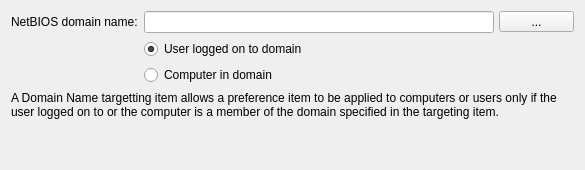
<?xml version="1.0" encoding="UTF-8"?>
<ui version="4.0">
 <class>DomainWidget</class>
 <widget class="QWidget" name="DomainWidget">
  <property name="geometry">
   <rect>
    <x>0</x>
    <y>0</y>
    <width>585</width>
    <height>170</height>
   </rect>
  </property>
  <property name="sizePolicy">
   <sizepolicy hsizetype="Preferred" vsizetype="Preferred">
    <horstretch>0</horstretch>
    <verstretch>0</verstretch>
   </sizepolicy>
  </property>
  <property name="minimumSize">
   <size>
    <width>585</width>
    <height>170</height>
   </size>
  </property>
  <property name="windowTitle">
   <string>Form</string>
  </property>
  <layout class="QGridLayout" name="gridLayout">
   <item row="0" column="0">
    <widget class="QLabel" name="domainLabel">
     <property name="sizePolicy">
      <sizepolicy hsizetype="Fixed" vsizetype="Preferred">
       <horstretch>0</horstretch>
       <verstretch>0</verstretch>
      </sizepolicy>
     </property>
     <property name="text">
      <string>NetBIOS domain name:</string>
     </property>
    </widget>
   </item>
   <item row="0" column="1">
    <widget class="QLineEdit" name="domainLineEdit">
     <property name="sizePolicy">
      <sizepolicy hsizetype="Fixed" vsizetype="Fixed">
       <horstretch>0</horstretch>
       <verstretch>0</verstretch>
      </sizepolicy>
     </property>
     <property name="minimumSize">
      <size>
       <width>350</width>
       <height>0</height>
      </size>
     </property>
    </widget>
   </item>
   <item row="0" column="2">
    <widget class="QToolButton" name="toolButton">
     <property name="minimumSize">
      <size>
       <width>75</width>
       <height>0</height>
      </size>
     </property>
     <property name="text">
      <string>...</string>
     </property>
    </widget>
   </item>
   <item row="1" column="1">
    <widget class="QRadioButton" name="userRadioButton">
     <property name="text">
      <string>User logged on to domain</string>
     </property>
     <property name="checked">
      <bool>true</bool>
     </property>
    </widget>
   </item>
   <item row="2" column="1">
    <widget class="QRadioButton" name="computerRadioButton">
     <property name="text">
      <string>Computer in domain</string>
     </property>
    </widget>
   </item>
   <item row="3" column="0" colspan="3">
    <widget class="QLabel" name="label">
     <property name="text">
      <string>A Domain Name targetting item allows a preference item to be applied to computers or users only if the user logged on to or the computer is a member of the domain specified in the targeting item.</string>
     </property>
     <property name="wordWrap">
      <bool>true</bool>
     </property>
    </widget>
   </item>
   <item row="4" column="0" colspan="3">
    <spacer name="verticalSpacer">
     <property name="orientation">
      <enum>Qt::Vertical</enum>
     </property>
     <property name="sizeHint" stdset="0">
      <size>
       <width>558</width>
       <height>137</height>
      </size>
     </property>
    </spacer>
   </item>
  </layout>
 </widget>
 <resources/>
 <connections/>
</ui>
